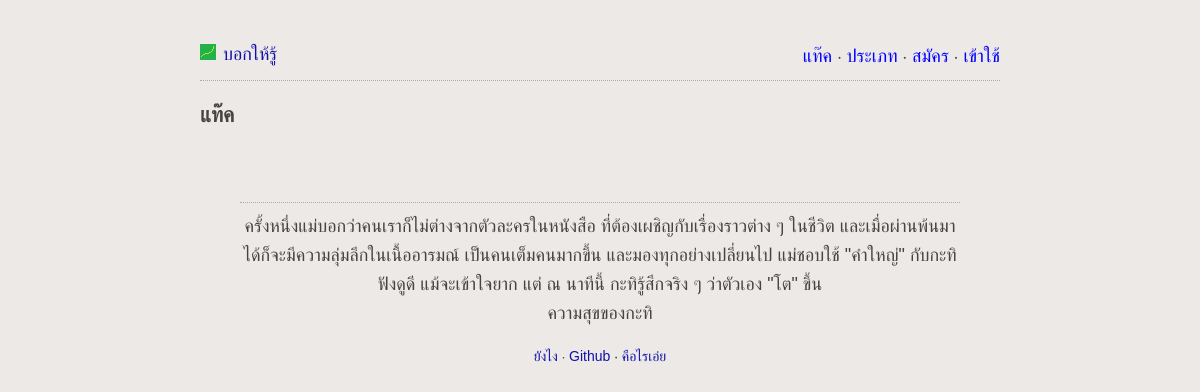
/browse_by_tag.php, run on an earlier commit of the app's database.
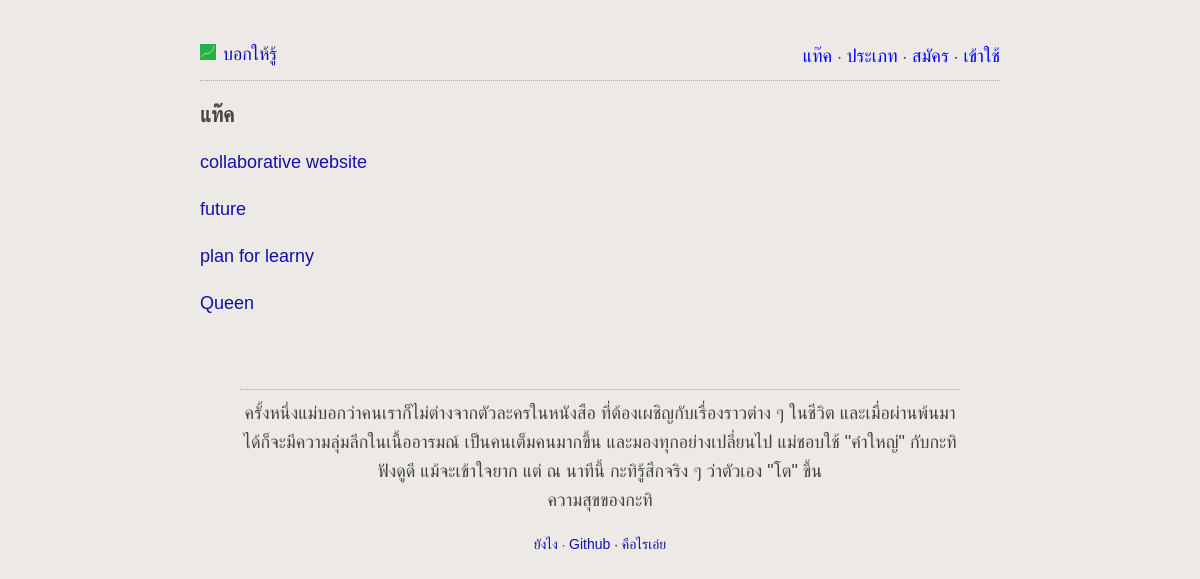
And on a later commit of the database.
### tables this page shows
CREATE TABLE IF NOT EXISTS `tags` (
  `id` int(11) NOT NULL AUTO_INCREMENT,
  `name` varchar(255) NOT NULL,
  PRIMARY KEY (`id`),
  UNIQUE KEY `name` (`name`)
);

### languages/lang.th.php (called while the page is built)
<?php
	$lang['learny'] = "บอกให้รู้";
	$lang['register'] = "สมัคร";
	$lang['login'] = "เข้าใช้";
	$lang['email'] = "อีเมล์";
	$lang['username'] = "ชื่อผู้ใช้";
	$lang['password'] = "พาสเวิร์ด";
	$lang['tags'] = "แท๊ค";
	$lang['types'] = "ประเภท";
	$lang['create'] = "สร้าง";
	$lang['Create'] = "สร้าง";
	$lang['how-to'] = "ยังไง";
	$lang['about'] = "คือไรเอ่ย";
	$lang['edit-post'] = "แก้ไข";
	$lang['delete'] = "ลบ";
	$lang['comment'] = "แสดงความคิดเห็น";
	$lang['submit'] = "ส่ง";
	$lang['login-submit'] = "เข้าใช้";
	$lang['new-posts'] = "โพสมาใหม่";
	$lang['publish'] = "บอกให้โลกรู้";
	$lang['save-draft'] = "เก็บไว้ก่อน";
	$lang['profile'] = "โพรไฟล์";
	$lang['your-posts'] = "โพสของคุณ";
	$lang['since'] = "สมัครเมื่อ";
	$lang['account'] = "บัญชี";
	$lang['change-email'] = "เปลี่ยนอีเมล์";
	$lang['change-password'] = "เปลี่ยนพาสเวิร์ด";
	$lang['logout'] = "ออกจากระบบ";
	$lang['draft'] = "เก็บไว้ก่อน";
	$lang['forgot-password'] = "ลืมพาสเวิร์ด";
	$lang['submit-forgot-password'] = "ส่งอีเมล์รีเซ็ตพาสเวิร์ด";
	$lang['set-new-password'] = "ตั้งรหัสใหม่";
?>

### lib/tagClass.php (called while the page is built, shortened)
<?php
class tagClass{
	public function fetchTags(){
		try{
			$db = getDB();
			$stmt = $db->prepare("SELECT name FROM tags");
			$stmt->execute();
			$data = $stmt->fetchAll(PDO::FETCH_OBJ);
			return $data;
		}
		catch(PDOException $e){
			echo '{"error":{"text":'. $e->getMessage() .'}}';
		}
	}
}
?>

### browse_by_tag.php (the view, shortened to what this page needs)
<?php
	require('lib/tagClass.php');
	$tagClass = new tagClass();
	$tags = $tagClass->fetchTags();
?>
<html>
	<head>
		<?php include 'partials/header.php' ?>
	</head>
	<body>
		<div id="content">
			<?php include 'partials/top_menu.php' ?>
			<header>
				<h3><?php echo $lang['tags']; ?></h3>
			</header>
			<?php
				foreach($tags as $tag){
					echo "<p><a href='tag.php?name=$tag->name'>$tag->name</a></p>";
				}
			?>
			<?php include 'partials/quote_block.php' ?>
			<?php include 'partials/footer.php' ?>
		</div>
	</body>
</html>

What changed in the data, as far as the page shows it:
added tags: name "collaborative website"
added tags: name "future"
added tags: name "plan for learny"
added tags: name "Queen"
